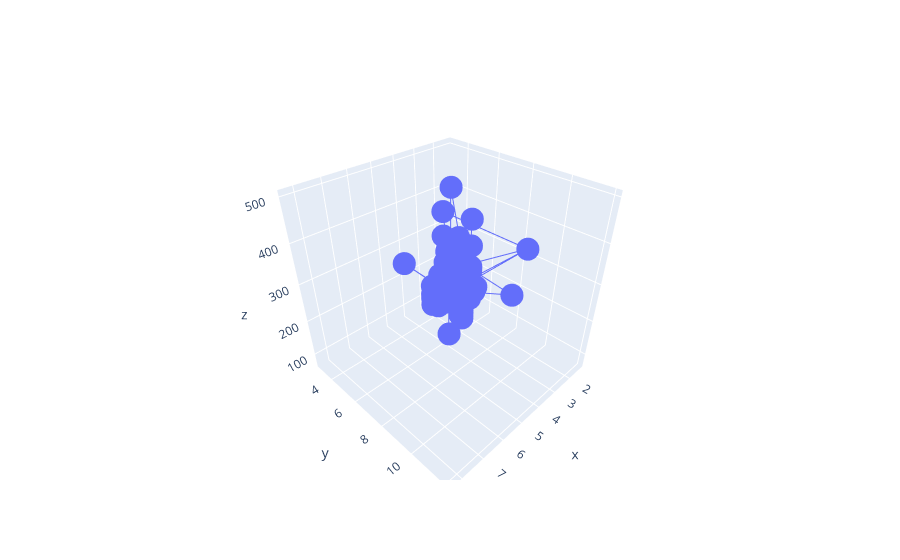

The code cell stored with this chart in its notebook:
### Markdown cell above
### 13. Create a 3D scatter plot using Plotly.

### Code cell
fig = go.Figure()
fig.add_trace(go.Scatter3d(x = cars['EngineSize'], 
                           y = cars['Cylinders'],
                           z = cars["Horsepower"]))

### Figure 1 — Plotly figure (JSON) as saved in the notebook; plotly's stock layout.template omitted (floating-point values rounded to 4 significant figures; data arrays with more than 128 entries replaced by an {"elided": "..."} marker saying what was removed)
{"data": [{"type": "scatter3d", "x": {"elided": "428 float values"}, "y": {"elided": "428 int values"}, "z": {"elided": "428 int values"}}], "layout": {}}
